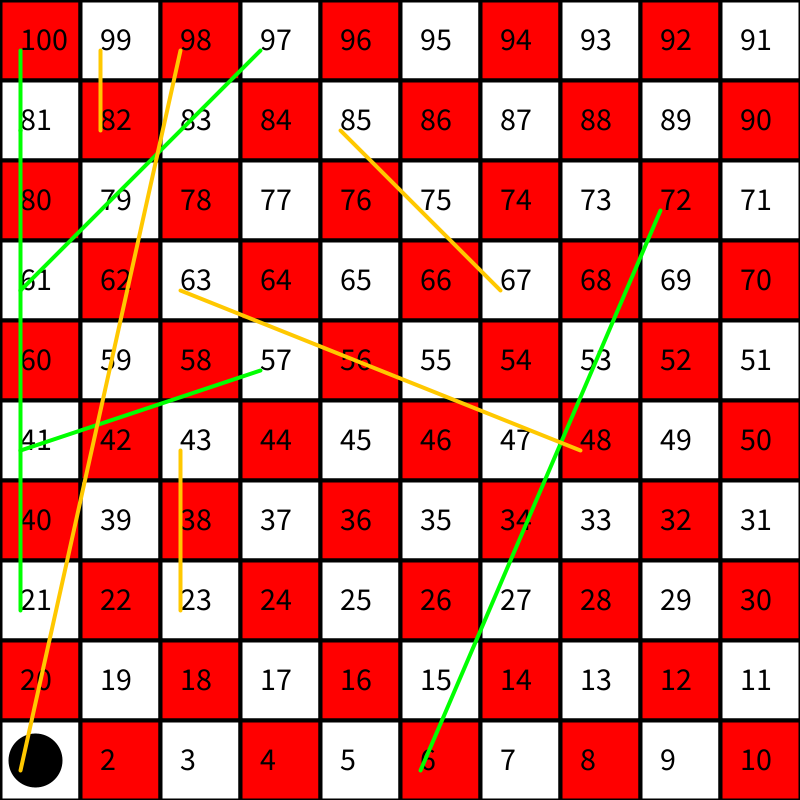
Frame 1 (no input)
Frame 60 (the mouse pressed at the canvas centre just before this capture): identical to frame 1, image omitted
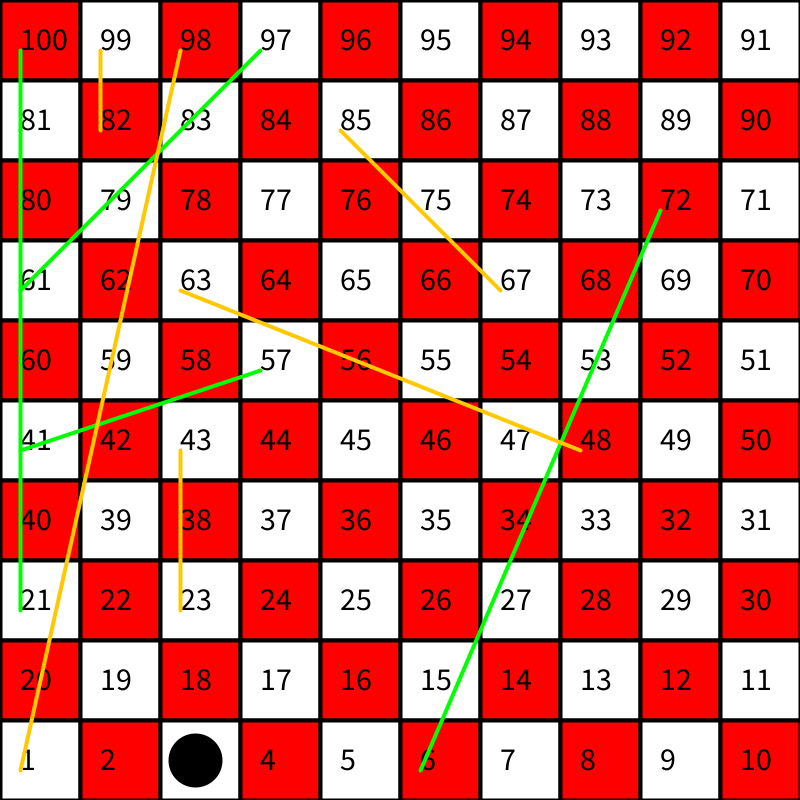
Frame 120 (the mouse held since frame 60 and released just before this capture)

The Processing sketch that drew these frames (run headless with seeded random() and noise(); from frame 60 on, the mouse is pressed at the canvas centre):

// Processing sketch: SnakesAndLadders
// ── SnakesAndLadders.pde
Cell[][] board;
static final int dim = 10;

Player player;
Ladder[] ladders;
Snake[] snakes;

void setCellsNumber()
{
  int counter = 1;
  boolean right = true;
  for (int i = dim - 1; i >= 0; i--)
  {
    if (right)
    {
      for (int j = 0; j < dim; j++)
      {
        board[i][j].cellNumber = counter;
        counter++;
      }
    }
    else
    {
      for (int j = dim - 1; j >= 0; j--)
      {
        board[i][j].cellNumber = counter;
        counter++;
      }
    }
    right = !right; 
  }
}

void setDirections()
{
  boolean right = true;
  for (int i = dim - 1; i >= 0; i--)
  {
    if (right)
    {
      for (int j = 0; j < dim - 1; j++)
        board[i][j].direction = 1;
      board[i][dim - 1].direction = 0;
    }
    else
    {
      for (int j = dim - 1; j >= 0; j--)
        board[i][j].direction = -1;
      board[i][0].direction = 0;
    }
    right = !right; 
  }
  board[0][0].direction = 100;
}

void initiateBoard()
{
  board = new Cell[dim][dim];
  boolean red = true, prev = red;
  for (int i = 0; i < dim; i++)
  {
    for (int j = 0; j < dim; j++)
    {
      if (red)
        board[i][j] = new Cell(i, j, width / dim, new PVector(255, 0, 0));
      else
        board[i][j] = new Cell(i, j, width / dim, new PVector(255, 255, 255));
      if (j < dim - 1)
        red = !red;
      else
      {
        boolean temp = red;
        red = !prev;
        prev = temp;
      }
    }
  }
  setCellsNumber();
  setDirections();
}

void generateLadders()
{
  ladders = new Ladder[5];
  for (int i = 0; i < ladders.length; i++)
  {
    
    Cell start = board[(dim - 1) - (i * 2)][floor(random(0, dim - 1))];
    while (start.row != dim - 1 && start.column != 0)
      start = board[(dim - 1) - (i * 2)][floor(random(0, dim - 1))];
    Cell end = board[floor(random(0, dim - i * 2 - 1))][floor(random(0, dim - 1))];
    ladders[i] = new Ladder(start, end);  
  }
}

void generateSnakes()
{
  snakes = new Snake[5];
  for (int i = 0; i < snakes.length; i++)
  {
    Cell start = board[floor(random(0, dim - i * 2 - 1))][floor(random(0, dim - 1))];
    Cell end = board[(dim - 1) - (i * 2)][floor(random(0, dim - 1))];
    snakes[i] = new Snake(start, end);  
  }
}

void setup()
{
  size(800, 800);
  initiateBoard();
  player = new Player(board[dim - 1][0]);
  generateLadders();
  generateSnakes();
}

void mousePressed()
{
  int positions = floor(random(1, 6));
  boolean exceeded = false;
  if (!player.won)
  {
    for (int i = 0; i < positions; i++)
    {
      player.move(exceeded);
      if (player.where.row == 0 && player.where.column == 0)
      {
        if (i == positions - 1) player.won = true;  
        else exceeded = true;
      } 
    }
  }
}

void draw()
{
  for (int i = 0; i < dim; i++)
    for (int j = 0; j < dim; j++)
      board[i][j].show();
  player.show();
  player.checkLadders(ladders);
  player.checkSnakes(snakes);
  for (int i = 0; i < ladders.length; i++)
    ladders[i].show();
  for (int i = 0; i < snakes.length; i++)
    snakes[i].show();
}

// ── Cell.pde
class Cell
{
  int row;
  int column;
  int w;
  float x;
  float y;
  int direction;
  PVector rectColor;
  int cellNumber;
  
  Cell(int row, int column, int w, PVector rectColor)
  {
    this.row = row;
    this.column = column;
    this.w = w;
    x = column * w;
    y = row * w;
    this.rectColor = rectColor;
  }
  
  void show()
  {
    strokeWeight(4);
    fill(rectColor.x, rectColor.y, rectColor.z);
    rect(x, y, w, w); 
    textSize(32);
    fill(0);
    text("" + cellNumber, x + 20, y + 50);
  }
}

// ── Ladder.pde
class Ladder
{
  Cell start;
  Cell end;
  
  Ladder(Cell start, Cell end)
  {
    this.start = start;
    this.end = end;
  }
  
  void show()
  {
    push();
    stroke(0, 255, 0);
    line(start.x + 20, start.y + 50, end.x + 20, end.y + 50);
    pop();
  }
}

// ── Player.pde
class Player
{
  Cell where;
  float x;
  float y;
  boolean won;
  
  Player(Cell where)
  {
    this.where = where;
    won = false;
  }
  
  void move(boolean exceeded)
  {
    if (exceeded)
      where = board[where.row][where.column + 1];
    else
    {
      if (where.direction == 1)
        where = board[where.row][where.column + 1]; 
      else if (where.direction == -1)
        where = board[where.row][where.column - 1]; 
      else if (where.direction == 0)
        where = board[where.row - 1][where.column];
    }
  }
  
  void checkLadders(Ladder[] ladders)
  {
    for (int i = 0; i < ladders.length; i++)
      if (where == ladders[i].start)
        where = ladders[i].end;
  }
  
  void checkSnakes(Snake[] snakes)
  {
    for (int i = 0; i < snakes.length; i++)
      if (where == snakes[i].start)
        where = snakes[i].end;
  }
  
  void show()
  {
    fill(0);
    ellipse(where.x + 35, where.y + 40, 50, 50);  
  }
}

// ── Snake.pde
class Snake
{
  Cell start;
  Cell end;
  
  Snake(Cell start, Cell end)
  {
    this.start = start;
    this.end = end;
  }
  
  void show()
  {
    push();
    stroke(255, 200, 0);
    line(start.x + 20, start.y + 50, end.x + 20, end.y + 50);
    pop();
  }
}
